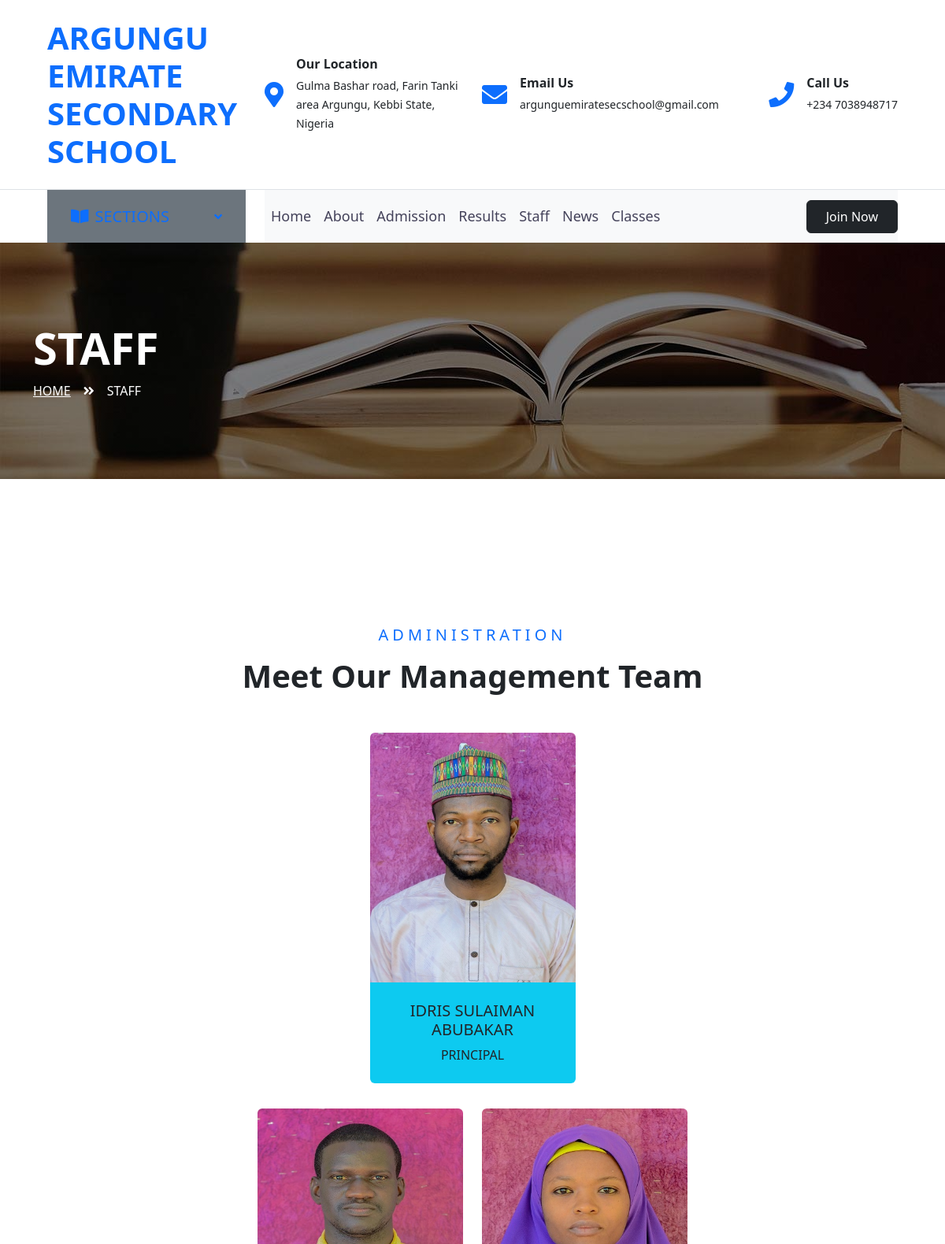
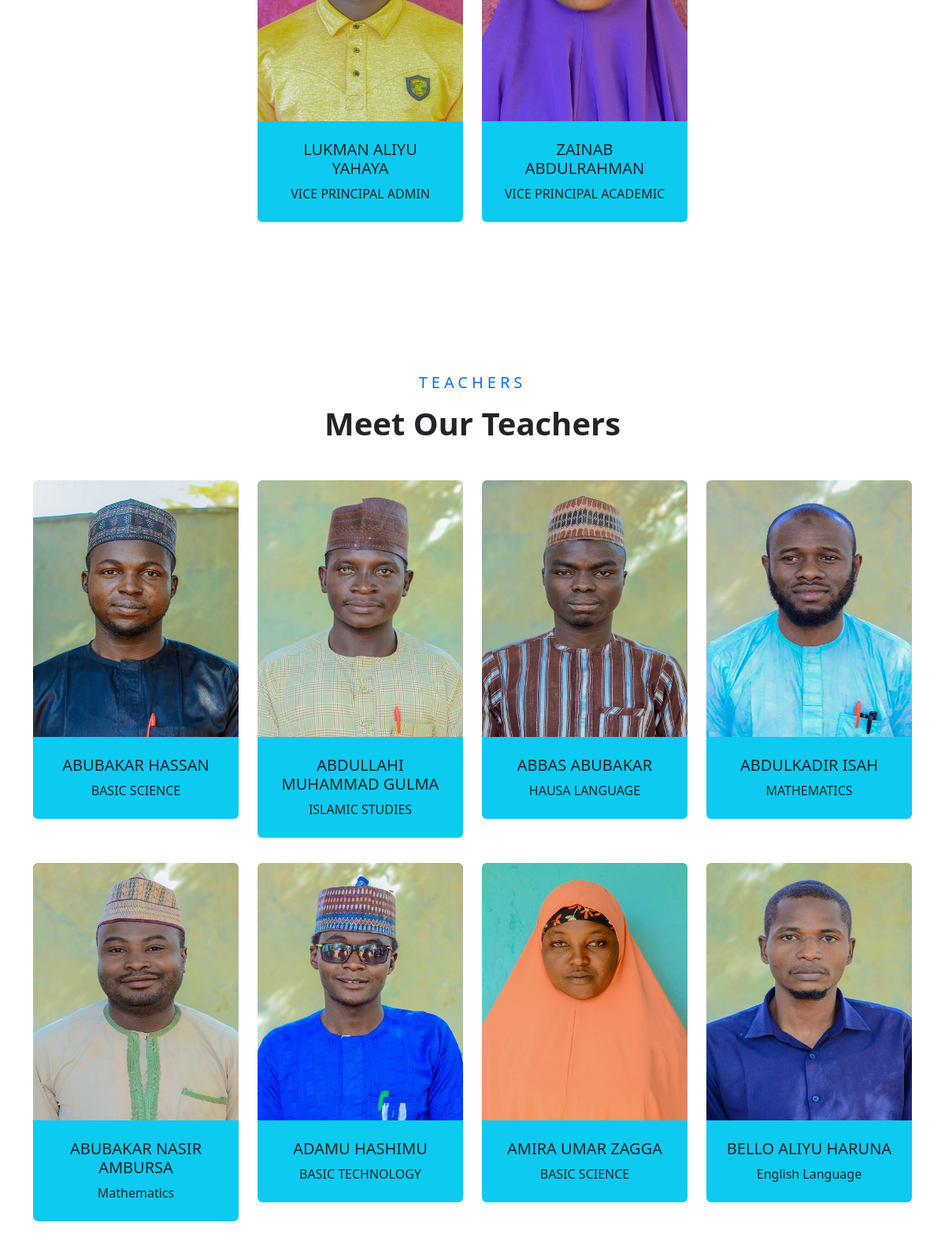
Page /staff/ (upper part) on the committed database (2 pictures, top to bottom).
### base/models.py (models this page shows, shortened)
class Teacher(models.Model):
    name = models.CharField(max_length=200)
    department = models.CharField(max_length=200)
    Qualification = models.CharField(max_length=200, null=True, blank=True)
    position = models.CharField(max_length=200, null=True, blank=True)
    pict = models.ImageField(null=True, blank=True, default="avatar.jpeg")
    Created = models.DateTimeField(auto_now_add=True)

### base/views.py (the view)
# urls.py: path('staff/', views.teacher, name="Staff"),
def teacher(request):
    staff = Teacher.objects.exclude(department='ADMINISTRATION')
    staff = staff.exclude(department='CLERICAL')
    staff = staff.exclude(department='MANAGEMENT')
    pc = Teacher.objects.get(position='PRINCIPAL')
    admin = Teacher.objects.filter(department='ADMINISTRATION')
    clerical = Teacher.objects.filter(department='CLERICAL')
    context ={'staff':staff, 'pc':pc, 'admin':admin, 'clerical':clerical}
    return render(request, 'base/teacher.html', context)

### base/templates/base/teacher.html (shortened to what this page needs)
{% extends 'main.html' %}
{% block content %}
    <div class="container-fluid page-header" style="margin-bottom: 90px;">
        <div class="container">
            <div class="d-flex flex-column justify-content-center" style="min-height: 300px">
                <h3 class="display-4 text-white text-uppercase">Staff</h3>
                <div class="d-inline-flex text-white">
                    <p class="m-0 text-uppercase"><a class="text-white" href="{% url 'Home' %}">Home</a></p>
                    <i class="fa fa-angle-double-right pt-1 px-3"></i>
                    <p class="m-0 text-uppercase">Staff</p>
                </div>
            </div>
        </div>
    </div>
    <div class="container-fluid py-5">
        <div class="container pt-5 pb-3">
            <div class="text-center mb-5">
                <h5 class="text-primary text-uppercase mb-3" style="letter-spacing: 5px;">Administration</h5>
                <h1>Meet Our Management Team</h1>
            </div>
            <div class="row justify-content-center">
                <div class="col-md-6 col-lg-3 text-center team mb-4">
                    <div class="team-item rounded overflow-hidden mb-2">
                        <div class="team-img position-relative">
                            <img class="img-fluid" src="{{pc.pict.url}}" alt="">
                        </div>
                        <div class="bg-info p-4">
                            <h5>{{pc.name}}</h5>
                            <p class="m-0">{{pc.position}}</p>
                        </div>
                    </div>
                </div>
            </div>
            <div class="row justify-content-center">
                {% for stf in admin %}
                <div class="col-md-6 col-lg-3 text-center team mb-4">
                    <div class="team-item rounded overflow-hidden mb-2">
                        <div class="team-img position-relative">
                            <img class="img-fluid" src="{{stf.pict.url}}" alt="">
                        </div>
                        <div class="bg-info p-4">
                            <h5>{{stf.name}}</h5>
                            <p class="m-0">{{stf.position}}</p>
                        </div>
                    </div>
                </div>
                {% endfor %}
            </div>
        </div>
    </div>
    <div class="container-fluid py-5">
        <div class="container pt-5 pb-3">
            <div class="text-center mb-5">
                <h5 class="text-primary text-uppercase mb-3" style="letter-spacing: 5px;">Teachers</h5>
                <h1>Meet Our Teachers</h1>
            </div>
            <div class="row">
                {% for stf in staff %}
                <div class="col-md-6 col-lg-3 text-center team mb-4">
                    <div class="team-item rounded overflow-hidden mb-2">
                        <div class="team-img position-relative">
                            <img class="img-fluid" src="{{stf.pict.url}}" alt="">
                        </div>
                        <div class="bg-info p-4">
                            <h5>{{stf.name}}</h5>
                            <p class="m-0">{{stf.department}}</p>
                        </div>
                    </div>
                </div>
                {% endfor %}
            </div>
        </div>
    </div>
    {% endblock content %}

### rows in the picture
Teacher: pict (picture), name "IDRIS SULAIMAN ABUBAKAR", position "PRINCIPAL"
Teacher: pict (picture), name "LUKMAN ALIYU YAHAYA", position "VICE PRINCIPAL ADMIN"
Teacher: pict (picture), name "ZAINAB ABDULRAHMAN", position "VICE PRINCIPAL ACADEMIC"
Teacher: pict (picture), name "ABUBAKAR HASSAN", department "BASIC SCIENCE"
Teacher: pict (picture), name "ABDULLAHI MUHAMMAD GULMA", department "ISLAMIC STUDIES"
Teacher: pict (picture), name "ABBAS ABUBAKAR", department "HAUSA LANGUAGE"
Teacher: pict (picture), name "ABDULKADIR ISAH", department "MATHEMATICS"
Teacher: pict (picture), name "ABUBAKAR NASIR AMBURSA", department "Mathematics"
Teacher: pict (picture), name "ADAMU HASHIMU", department "BASIC TECHNOLOGY"
Teacher: pict (picture), name "AMIRA UMAR ZAGGA", department "BASIC SCIENCE"
Teacher: pict (picture), name "BELLO ALIYU HARUNA", department "English Language"
